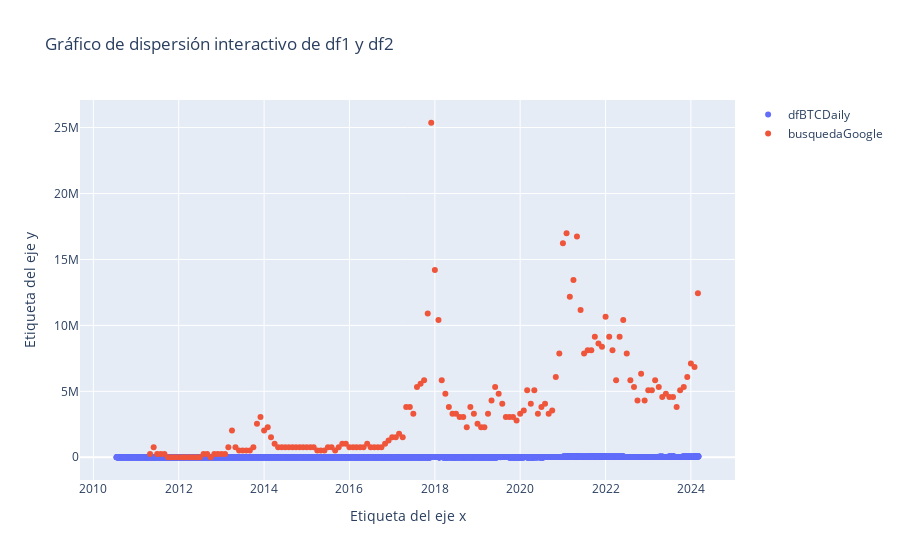

The cell this chart's notebook holds for it:
### Code cell
trace1 = go.Scatter(x=dfBTCDaily.index, y=dfBTCDaily['Price'], mode='markers', name='dfBTCDaily')
trace2 = go.Scatter(x=busquedaGoogle.index, y=busquedaGoogle["Absolute Google Search Volume"], mode='markers', name='busquedaGoogle')
data = [trace1, trace2]


layout = go.Layout(title='Gráfico de dispersión interactivo de df1 y df2',
                   xaxis=dict(title='Etiqueta del eje x'),
                   yaxis=dict(title='Etiqueta del eje y'))


fig = go.Figure(data=data, layout=layout)
iplot(fig)

### Figure 1 — Plotly figure (JSON) as saved in the notebook; plotly's stock layout.template omitted (floating-point values rounded to 4 significant figures; data arrays with more than 128 entries replaced by an {"elided": "..."} marker saying what was removed)
{"data": [{"mode": "markers", "name": "dfBTCDaily", "type": "scatter", "x": {"elided": "4981 str values"}, "y": {"elided": "4981 float values"}}, {"mode": "markers", "name": "busquedaGoogle", "type": "scatter", "x": {"elided": "155 str values"}, "y": {"elided": "155 int values"}}], "layout": {"title": {"text": "Gráfico de dispersión interactivo de df1 y df2"}, "xaxis": {"title": {"text": "Etiqueta del eje x"}}, "yaxis": {"title": {"text": "Etiqueta del eje y"}}}}
